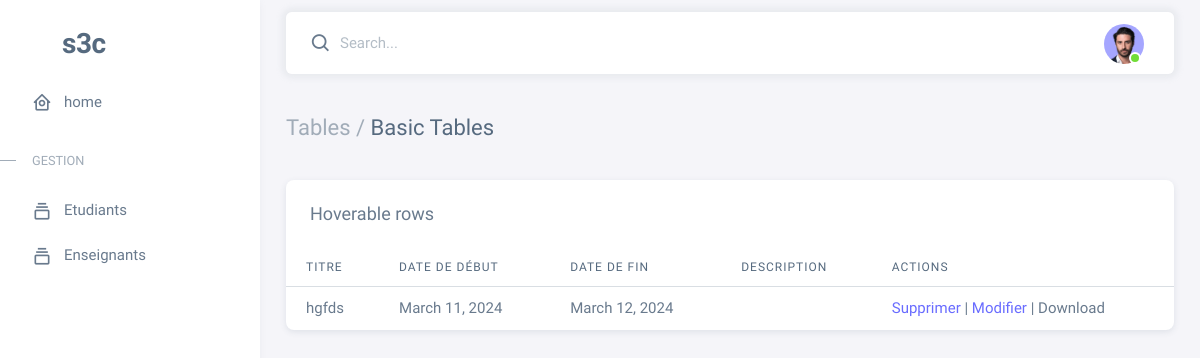
The page /get_all_defis/ on the database its author committed.
### main/models.py (models this page shows)
class Défi(models.Model):
    titre = models.CharField(max_length=255)
    desc = models.TextField()
    file = models.FileField(upload_to='uploads/', null=True, blank=True)
    date_debut = models.DateField()
    date_fin = models.DateField()

### tach3/views.py (the view)
# urls.py: path('get_all_defis/', views.get_all_defis, name='get_all_defis'),
def get_all_defis(request):
    objs=Défi.objects.all()
    return render(request,'defis.html', {"objs":objs})

### tach3/templates/defis.html (shortened to what this page needs)
{% extends 'navbar.html' %}
{% block content %}
<div class="content-wrapper">
    <div class="container-xxl flex-grow-1 container-p-y">
      <h4 class="py-3 mb-4"><span class="text-muted fw-light">Tables /</span> Basic Tables</h4>
              <div class="card">
                <h5 class="card-header">Hoverable rows</h5>
                <div class="table-responsive text-nowrap">
                  <table class="table table-hover">
                    <thead>
                      <tr>
                        <th>Titre</th>
                        <th>Date de début</th>
                        <th>Date de fin</th>
                        <th>Description</th>
                        <th>Actions</th>
                      </tr>
                    </thead>
                    <tbody class="table-border-bottom-0">
                        {% for defi in objs %}
                      <tr>
                        <td>
                            {{ defi.titre }}
                        </td>
                        <td>
                            {{ defi.date_debut }}
                        </td>
                        <td>
                            {{ defi.date_fin }}
                        </td>
                        <td>
                        </td>
                        <td>
                            <a href="{% url 'delete_defi' id=defi.id %}">Supprimer</a> |
                            <a href="{% url 'update_defi' defi_id=defi.id %}">Modifier</a> |
                            {% if file.file.name|slice:"-4:" == ".pdf" %}
                            <a href="{% url 'download_or_view_file' file_id=defi.id %}">{{ defi.file }} </a> View PDF
                            {% else %}
                                <a href="{% url 'download_or_view_file' file_id=defi.id %}">{{ defi.file }}</a> Download
                            {% endif %}
                        </td>
                      </tr>
                      {% endfor %}
                    </tbody>
                  </table>
                </div>
              </div>
              </div>
              </div>
              </div>
{% endblock content %}

### rows shown on the page
Défi: titre "hgfds", date_debut "March 11, 2024", date_fin "March 12, 2024"
